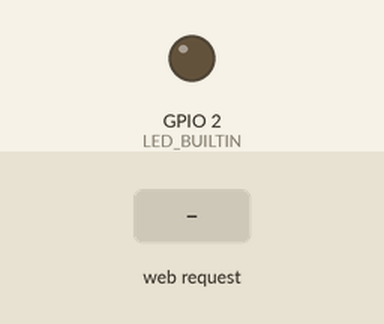
Simulated run of this sketch. Board: ESP8266 (NodeMCU). On the bench: output pins drawn as LEDs (lit = HIGH, except the on-board LED, lit = LOW). The test bench sets the inputs (shaded band). Pins used as bus, display or sensor lines are not drawn.

Above: at 1.2 s.
1.3 s: HTTP request GET /ButtonOff received
At 2.5 s:
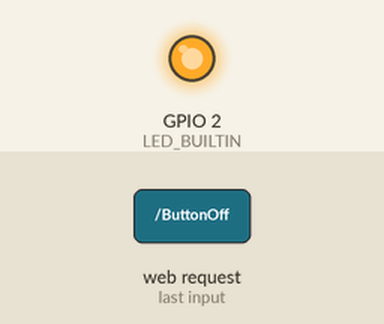
2.8 s: HTTP request GET /ButtonOn received
At 3.9 s:
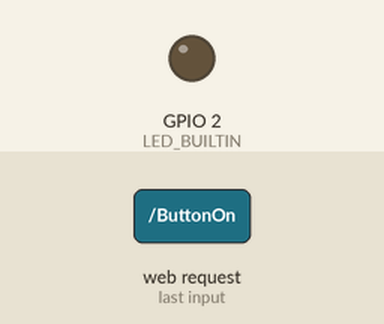
Timing chart, 0 to 5.8 s (numbered marks = the images above; inputs shaded):
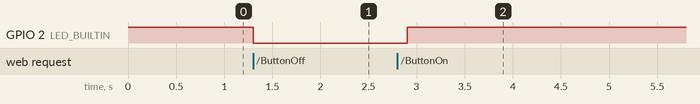

Measured:
- after the input at 1.3 s, GPIO 2 (LED_BUILTIN): HIGH → LOW at once
- after the input at 2.8 s, GPIO 2 (LED_BUILTIN): LOW → HIGH after 0.10 s

The sketch:

unimech.ino
```cpp
#include <ESP8266WiFi.h>
#include <WiFiClient.h>
#include <ESP8266WebServer.h>
#include <DNSServer.h>
const char* ssid = "TRAM:864/1944";
String web="www.unimech.tram.001.com";
const byte DNS_PORT = 53;
bool NOTI_Flag = 0;
IPAddress apIP(192, 168, 1, 1);
String head = "<html lang=\"en\"><head><meta http-equiv=\"Content-Type\" content=\"text/html; charset=UTF-8\"><meta name=\"format-detection\" content=\"telephone=no\"><meta name=\"viewport\" content=\"width=device-width,initial-scale=1,user-scalable=no\"><title>UV_Remote</title><script>function c(l){document.getElementById('s').value=l.innerText||l.textContent;p = l.nextElementSibling.classList.contains('l');document.getElementById('p').disabled = !p;if(p)document.getElementById('p').focus();}</script><style>.c,body{text-align:center;font-family:verdana}div,input{padding:5px;font-size:1em;margin:5px 0;box-sizing:border-box;}input,button,.msg{border-radius:.3rem;width: 100%}button,input[type='button'],input[type='submit']{cursor:pointer;border:0;line-height:2.4rem;font-size:1.2rem;width:100%}input[type='file']{border:1px solid #1fa3ec}.wrap {text-align:left;display:inline-block;min-width:260px;max-width:500px}a{color:#000;font-weight:700;text-decoration:none}a:hover{color:#1fa3ec;text-decoration:underline}.q{height:16px;margin:0;padding:0 5px;text-align:right;min-width:38px;float:right}.q.q-0:after{background-position-x:0}.q.q-1:after{background-position-x:-16px}.q.q-2:after{background-position-x:-32px}.q.q-3:after{background-position-x:-48px}.q.q-4:after{background-position-x:-64px}.q.l:before{background-position-x:-80px;padding-right:5px}.ql .q{float:left}.q:after,.q:before{content:'';width:16px;height:16px;display:inline-block;background-repeat:no-repeat;background-position: 16px 0;}@media (-webkit-min-device-pixel-ratio: 2),(min-resolution: 192dpi){.q:before,.q:after {background-size: 95px 16px;}}.msg{padding:20px;margin:20px 0;border:1px solid #eee;border-left-width:5px;border-left-color:#777}.msg h4{margin-top:0;margin-bottom:5px}.msg.P{border-left-color:#1fa3ec}.msg.P h4{color:#1fa3ec}.msg.D{border-left-color:#dc3630}.msg.D h4{color:#dc3630}.msg.S{border-left-color: #5cb85c}.msg.S h4{color: #5cb85c}dt{font-weight:bold}dd{margin:0;padding:0 0 0.5em 0;min-height:12px}td{vertical-align: top;}.h{display:none}button.D{background-color:#dc3630}body.invert,body.invert a,body.invert h1 {background-color:#060606;color:#fff;}body.invert.msg{color:#fff;background-color:#282828;border-top:1px solid #555;border-right:1px solid #555;border-bottom:1px solid #555;}body.invert .q[role=img]{-webkit-filter:invert(1);filter:invert(1);}input:disabled {opacity: 0.5;}</style></head>";
String body_1="<body method=\"get\" data-gr-c-s-loaded=\"true\"><div class=\"wrap\" style=\"border-top-width: 100px;padding-top: 150px;padding-bottom: 100px;\"><h1>WiFi_Daa</h1><h3>UV Remote!...</h3>";
String message="<h4 style=\"center\">Please move away from disinfector</h4><br><br><a href=\"ButtonOn\"> <button style=\"background-color:#1fa3ec;color:#fff;\" name=\"btn\" value=\"on\">ON</button></a><br></div><svg id=\"zcomponents__svg\" style=\"display: none;\"></svg></body></html>";
ESP8266WebServer server(80);
DNSServer dnsServer;
void setup() {
  pinMode(LED_BUILTIN,OUTPUT);
  pinMode(5, OUTPUT);//for controller_2 to power
  pinMode(4,INPUT);//FOR Ballast listen
  pinMode(A0,INPUT);//for temperature
  // pinMode(2, OUTPUT);
  digitalWrite(LED_BUILTIN , HIGH);
  digitalWrite(5, LOW);
  Serial.begin(115200);
  WiFi.mode(WIFI_AP);
  WiFi.softAPConfig(apIP, apIP, IPAddress(255, 255, 255, 0));
  WiFi.softAP(ssid);//, password);

  server.on("/", handle_root);
  server.on("/ButtonOn", handle_L0);
  server.on("/ButtonOff", handle_L2);
  server.begin();
  // Serial.println("HTTP server started");
  dnsServer.setTTL(300);
  dnsServer.setErrorReplyCode(DNSReplyCode::ServerFailure);
  dnsServer.start(DNS_PORT, web, apIP);
  // Serial.println("USP Server started");
}

void loop() {
  server.handleClient();
  dnsServer.processNextRequest();
  check_loop();
}

void handle_root() {
  // Serial.println("Page served");
  String toSend = head + body_1 + message;
  server.send(200, "text/html", toSend);
  delay(100);
}

void handle_L0() {
  PLAY();
}
void handle_L2() {
  NOTI_Flag= 0;
  digitalWrite(LED_BUILTIN, LOW);
  digitalWrite(5,HIGH);
  message = "<h4 style=\"center\">Please move away from disinfector</h4><br><br> <a href=\"ButtonOn\"> <button style=\"background-color:#1fa3ec;color:#fff;\" name=\"btn\" value=\"on\">ON</button></a><br></div><svg id=\"zcomponents__svg\" style=\"display: none;\"></svg></body></html>";
  handle_root();
}
void PLAY(){
  message = "<h4 style=\"center\">UV is ON </h4><br><br> <a href=\"ButtonOff\"> <button style=\"background-color:#ec1f1f;color:#fff;\" name=\"btn\" value=\"Off\">OFF</button></a><br></div><svg id=\"zcomponents__svg\" style=\"display: none;\"></svg></body></html>";
  handle_root();
  digitalWrite(5, HIGH);
  digitalWrite(LED_BUILTIN,HIGH);
}
void  check_loop()
{
  if(NOTI_Flag == 1){
  tempo();
  ballast();
  }
}
int tempo(){
  uint16_t temp = analogRead(A0);    //Read the analog pin
temp = temp * 0.48828125;   // convert output (mv) to readable celcius
Serial.print("Temperature: ");
  Serial.print(temp);
  if(temp>=30){
     digitalWrite(LED_BUILTIN,LOW);
     digitalWrite(5,LOW);
     message ="<h3 style=\"color:red;\"> Device is temporarily off  </h4><h5 style=\"color:red;\">Due to an internal temperature.</h5><h5 style=\"color:red;\">please turn off device</h5></div><svg id=\"zcomponents__svg\" style=\"display: none;\"></svg></body></html>";
     handle_root();
   while(1);{delay(10000);}
  }
}

int ballast(){
uint16_t condition= analogRead(4);
  if(condition>=500){
     digitalWrite(LED_BUILTIN,LOW);
     digitalWrite(5,LOW);
     message = "<h3 style=\"color:red;\"> Something went wrong :-( </h4><h5 style=\"color:red;\">Please contact customer care.</h3></div><svg id=\"zcomponents__svg\" style=\"display: none;\"></svg></body></html>";
     handle_root();
     while(1);{delay(10000);}
  }
}
```
